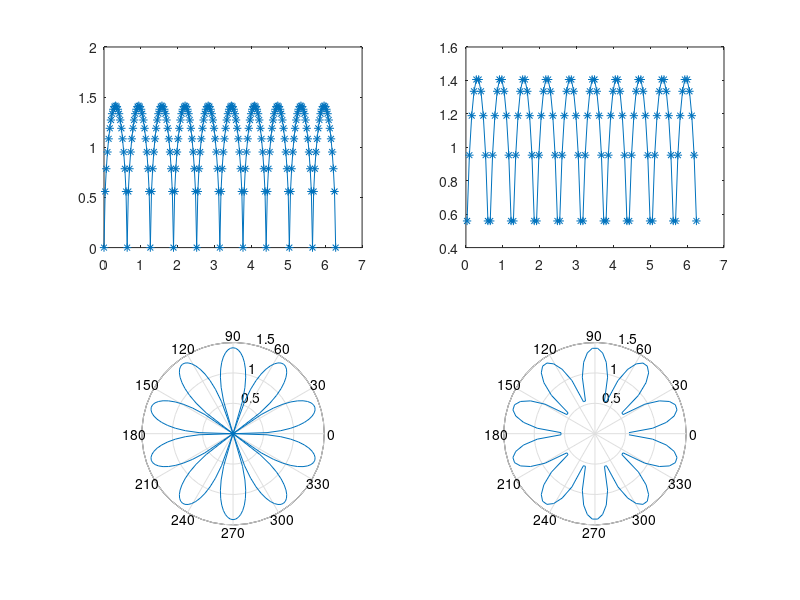

This chart was generated by the following MATLAB code:
%Problem 3e
close all
clear all


theta=0:pi/100:2*pi;
for m = 1:length(theta)
    r(m)=sqrt(abs(2.*sin(5.*theta(m))));
end
figure(1), 
subplot(2,2,1), plot(theta,r, '-*');
subplot(2,2,2), plot(theta(2:2:200),r(2:2:200),'-*'); 
subplot(2,2,3), polar(theta,r);
subplot(2,2,4), polar(theta(2:2:200),r(2:2:200));
